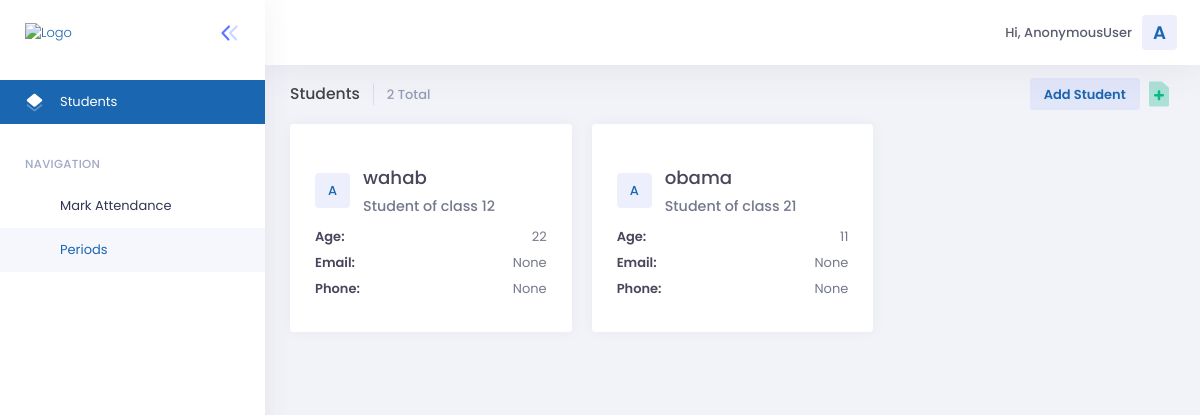
The page / on the database its author committed.
### attendance/models.py (models this page shows, shortened)
class Student(models.Model):
    name = models.CharField(blank=True , null=True, max_length=50)
    age = models.IntegerField(blank = True , null = True)
    student_class = models.IntegerField(blank = True , null = True)
    image = models.CharField(blank=True , null=True, max_length=500)
    email = models.CharField(blank=True , null=True, max_length=50)
    phone  = models.CharField(blank=True , null=True, max_length=50)

### attendance/views.py (the view)
# urls.py: path('', views.index, name="all_students"),
def index(request):
	data = {}
	students = Student.objects.all().order_by('id')
	data['data'] = students
	return render(request , 'all_students.html' , data)

### templates/all_students.html (shortened to what this page needs)
{% extends 'base.html' %}
{% block body %}
<div class="kt-content  kt-grid__item kt-grid__item--fluid kt-grid kt-grid--hor" id="kt_content">
						<div class="kt-subheader   kt-grid__item" id="kt_subheader">
							<div class="kt-container  kt-container--fluid ">
								<div class="kt-subheader__main">
									<h3 class="kt-subheader__title">
										Students
									</h3>
									<div class="kt-subheader__group" id="kt_subheader_search">
										<span class="kt-subheader__desc" id="kt_subheader_total">
											{{data|length}} Total </span>
										<form class="kt-margin-l-20" id="kt_subheader_search_form">
										</form>
									</div>
								</div>
								<div class="kt-subheader__toolbar">
									<a href="{% url 'register_student' %}" class="btn btn-label-brand btn-bold">
										Add Student </a>
									<div class="kt-subheader__wrapper">
										<div class="dropdown dropdown-inline" data-toggle="kt-tooltip-" title="Quick actions" data-placement="left">
											<a href="#" class="btn btn-icon" data-toggle="dropdown" aria-haspopup="true" aria-expanded="false">
											</a>
										</div>
									</div>
								</div>
							</div>
						</div>
						<div class="kt-container  kt-container--fluid  kt-grid__item kt-grid__item--fluid">
							<div class="row">
                                {% for student in  data%}
								<div class="col-xl-3 col-lg-4 col-md-6">
									<div class="kt-portlet kt-portlet--height-fluid">
										<div class="kt-portlet__head kt-portlet__head--noborder">
										</div>
										<div class="kt-portlet__body">
											<div class="kt-widget kt-widget--user-profile-2">
												<div class="kt-widget__head">
													<div class="kt-widget__media">
														<span class="kt-badge kt-badge--username kt-badge--unified-primary kt-badge--lg kt-badge--rounded kt-badge--bold">A</span>
													</div>
													<div class="kt-widget__info">
														<a href="#" class="kt-widget__username">
															{{student.name}}
														</a>
														<span class="kt-widget__desc">
															Student of class {{student.student_class}}
														</span>
													</div>
												</div>
												<div class="kt-widget__body">
													<div class="kt-widget__item">
                                                        <div class="kt-widget__contact">
															<span class="kt-widget__label">Age:</span>
															<span class="kt-widget__data">{{student.age}}</span>
														</div>
														<div class="kt-widget__contact">
															<span class="kt-widget__label">Email:</span>
															<a href="#" class="kt-widget__data">{{student.email}}</a>
														</div>
														<div class="kt-widget__contact">
															<span class="kt-widget__label">Phone:</span>
															<a href="#" class="kt-widget__data">{{student.phone}}</a>
														</div>
													</div>
												</div>
											</div>
										</div>
									</div>
								</div>
								{% endfor %}
							</div>
						</div>
					</div>
{% endblock body %}

### templates/base.html (shortened to what this page needs)
<!DOCTYPE html>
<html lang="en">
{% load static %}
<head>
	<link href="{% static 'assets/plugins/custom/datatables/datatables.bundle.css' %}" rel="stylesheet" type="text/css" />
	<link href="{% static 'assets/plugins/global/plugins.bundle.css' %}" rel="stylesheet" type="text/css" />
	<link href="{% static 'assets/css/style.bundle.css' %}" rel="stylesheet" type="text/css" />
	<link href="{% static 'assets/css/custom.style.css' %}" rel="stylesheet" type="text/css" />
	<link href="{% static 'assets/css/skins/header/base/light.css' %}" rel="stylesheet" type="text/css" />
	<link href="{% static 'assets/css/skins/header/menu/light.css' %}" rel="stylesheet" type="text/css" />
	<link href="{% static 'assets/css/skins/brand/light.css' %}" rel="stylesheet" type="text/css" />
	<link href="{% static 'assets/css/skins/aside/light.css' %}" rel="stylesheet" type="text/css" />
</head>
<body
	class="kt-quick-panel--right kt-demo-panel--right kt-offcanvas-panel--right kt-header--fixed kt-header-mobile--fixed kt-subheader--enabled kt-subheader--transparent kt-aside--enabled kt-aside--fixed kt-page--loading">
	<div class="kt-grid kt-grid--hor kt-grid--root">
		<div class="kt-grid__item kt-grid__item--fluid kt-grid kt-grid--ver kt-page">
			<div class="kt-aside kt-aside--fixed  kt-grid__item kt-grid kt-grid--desktop kt-grid--hor-desktop"
				id="kt_aside">
				<div class="kt-aside__brand kt-grid__item " id="kt_aside_brand">
					<div class="kt-aside__brand-logo">
						<a href="{% url 'all_students' %}">
							<img alt="Logo" width="100%" src="{% static 'assets/media/logos/top-logo.svg' %}" />
						</a>
					</div>
					<div class="kt-aside__brand-tools">
						<button class="kt-aside__brand-aside-toggler" id="kt_aside_toggler">
							<span></span>
						</button>
					</div>
				</div>
				<div class="kt-aside-menu-wrapper kt-grid__item kt-grid__item--fluid" id="kt_aside_menu_wrapper">
					<div id="kt_aside_menu" class="kt-aside-menu kt-scroll kt-padding-b-100" data-ktmenu-vertical="1"
						data-ktmenu-scroll="1" data-ktmenu-dropdown-timeout="500">
						<ul class="kt-menu__nav ">
							<li class="kt-menu__item  kt-menu__item--active kt-margin-b-20" aria-haspopup="true"><a
									href="{% url 'all_students' %}" class="kt-menu__link kt-bg-primary"><span
										class="kt-menu__link-icon">
										<span class="kt-menu__link-icon"></span>
									</span><span class="kt-menu__link-text kt-font-light">Students</span></a></li>
							<li class="kt-menu__section ">
								<h4 class="kt-menu__section-text">NAVIGATION</h4>
							</li>
							<li class="kt-menu__item  kt-menu__item--submenu" aria-haspopup="true"
								data-ktmenu-submenu-toggle="hover">
								<a href="{% url 'add_period' %}" class="kt-menu__link kt-menu__toggle">
									<span class="kt-menu__link-icon">
										<i class="fa fa-user-friends"></i>
									</span>
									<span class="kt-menu__link-text">Mark Attendance</span>
								</a>
							</li>
							<li class="kt-menu__item  kt-menu__item--submenu kt-menu__item--active" aria-haspopup="true"
								data-ktmenu-submenu-toggle="hover">
								<a href="{% url 'periods' %}" class="kt-menu__link kt-menu__toggle">
									<span class="kt-menu__link-icon">
										<i class="fa fa-user-cog"></i>
									</span>
									<span class="kt-menu__link-text">Periods</span>
								</a>
							</li>
						</ul>
					</div>
				</div>
			</div>
			<div class="kt-grid__item kt-grid__item--fluid kt-grid kt-grid--hor kt-wrapper" id="kt_wrapper">
				<div id="kt_header" class="kt-header kt-grid__item  kt-header--fixed">
					<div class="kt-header__topbar">
						<div class="kt-header__topbar-item kt-header__topbar-item--user">
							<div class="kt-header__topbar-wrapper" data-toggle="dropdown" data-offset="0px,0px">
								<div class="kt-header__topbar-user">
									<div class="kt-user-card-v2">
										<div class="kt-user-card-v2__details kt-user-details-custom kt-margin-r-10">
											<a href="#" class="kt-user-card-v2__name"><span class="">Hi,</span> {{request.user}}</a>
										</div>
										<span class="kt-badge kt-badge--username kt-badge--unified-primary kt-badge--lg kt-badge--rounded kt-badge--bold">A</span>
									</div>
								</div>
							</div>
						</div>
					</div>
				</div>
                  	<div class="kt-content  kt-grid__item kt-grid__item--fluid kt-grid kt-grid--hor" id="kt_content">
                        {% block body %}
                        {% endblock body %}
                    </div>
				</div>
			</div>
		</div>
</body>
</html>

### static/assets/css/custom.style.css (style rules this page uses)
.kt-aside-menu .kt-menu__nav { padding: 0 0 15px 0 !important; }

### static/assets/css/skins/header/base/light.css (style rules this page uses)
@media (min-width: 1025px) { .kt-header { background-color: #ffffff; border-bottom: 1px solid #eff0f6; } }
@media (min-width: 1025px) { .kt-header--fixed:not(.kt-subheader--fixed) .kt-header { border-bottom: 0; -webkit-box-shadow: 0px 0px 40px 0px rgba(82, 63, 105, 0.1); box-shadow: 0px 0px 40px 0px rgba(82, 63, 105, 0.1); } }
.kt-header .kt-header__topbar .kt-header__topbar-item.kt-header__topbar-item--user .kt-header__topbar-user .kt-badge.kt-badge--username { height: 35px; width: 35px; font-size: 1.4rem; font-weight: 600; }

### static/assets/css/skins/brand/light.css (style rules this page uses)
@media (min-width: 1025px) { .kt-aside__brand { background-color: #ffffff; -webkit-box-shadow: none; box-shadow: none; } }

### static/assets/css/skins/aside/light.css (style rules this page uses)
.kt-aside { background-color: #ffffff; -webkit-box-shadow: 0px 0px 28px 0px rgba(82, 63, 105, 0.08); box-shadow: 0px 0px 28px 0px rgba(82, 63, 105, 0.08); }
.kt-aside-menu { background-color: #ffffff ; }
.kt-aside-menu .kt-menu__nav > .kt-menu__item > .kt-menu__heading .kt-menu__link-text, .kt-aside-menu .kt-menu__nav > .kt-menu__item > .kt-menu__link .kt-menu__link-text { color: #313752 ; }
.kt-aside-menu .kt-menu__nav > .kt-menu__item > .kt-menu__heading .kt-menu__link-icon, .kt-aside-menu .kt-menu__nav > .kt-menu__item > .kt-menu__link .kt-menu__link-icon { color: #c4cff9 ; }
.kt-aside-menu .kt-menu__nav > .kt-menu__item.kt-menu__item--active { -webkit-transition: background-color 0.3s; transition: background-color 0.3s; }
.kt-aside-menu .kt-menu__nav > .kt-menu__item.kt-menu__item--active > .kt-menu__heading, .kt-aside-menu .kt-menu__nav > .kt-menu__item.kt-menu__item--active > .kt-menu__link { background-color: #f6f7fd ; }
.kt-aside-menu .kt-menu__nav > .kt-menu__item.kt-menu__item--active > .kt-menu__heading .kt-menu__link-text, .kt-aside-menu .kt-menu__nav > .kt-menu__item.kt-menu__item--active > .kt-menu__link .kt-menu__link-text { color: #1a66b0 ; }
.kt-aside-menu .kt-menu__nav > .kt-menu__item.kt-menu__item--active > .kt-menu__heading .kt-menu__link-icon, .kt-aside-menu .kt-menu__nav > .kt-menu__item.kt-menu__item--active > .kt-menu__link .kt-menu__link-icon { color: #1a66b0 ; }
.kt-aside-menu .kt-menu__nav > .kt-menu__section .kt-menu__section-text { color: #a1a8c3 ; }

### rows shown on the page
Student: name "wahab", student_class "12", age "22", email "None", phone "None"
Student: name "obama", student_class "21", age "11", email "None", phone "None"

### other values the page prints
{{ request.user }} "AnonymousUser"
{{ data|length }} "2"
